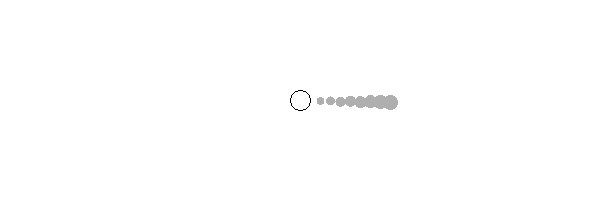
Frame 1 (no input)
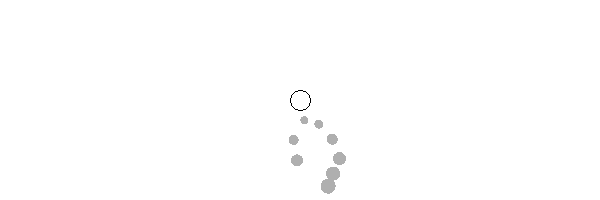
Frame 60 (the mouse pressed at the canvas centre just before this capture)
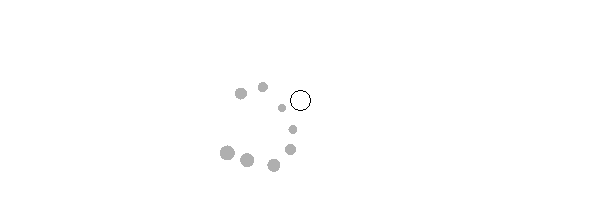
Frame 120 (the mouse held since frame 60 and released just before this capture)

The Processing sketch that drew these frames (run headless with seeded random() and noise(); from frame 60 on, the mouse is pressed at the canvas centre):

// Processing sketch: PlanetsUsingPushPopMatrix
// ── PlanetsUsingPushPopMatrix.pde
Planet[] planets = new Planet[8];

void setup() {
  size(600,200);
  noSmooth(); 
  
  for (int i = 0; i < planets.length; i++) {
    planets[i] = new Planet(20+i*10,i+8);
  }
}

void draw() {
  background(255);
  pushMatrix();
  translate(width/2,height/2);
  stroke(0);
  fill(255);
  ellipse(0,0,20,20);
  for (int i = 0; i < planets.length; i++) {
    planets[i].update();
    planets[i].display();
  }
  popMatrix();
}

class Planet {
  float theta;
  float diameter;
  float distance;
  float orbitspeed;
  
  Planet(float distance_, float diameter_) {
    distance = distance_;
    diameter = diameter_;
    theta = 0; 
    orbitspeed = random(0.01,0.03);
  }
  
  void update() {
    theta += orbitspeed;
  }
  
  void display() {
    pushMatrix();
    rotate(theta);
    translate(distance,0);
    noStroke();
    fill(175);
    ellipse(0,0,diameter,diameter);
    popMatrix();
  }
}
